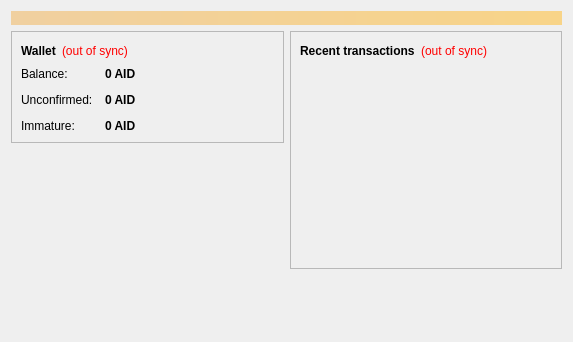
<?xml version="1.0" encoding="UTF-8"?>
<ui version="4.0">
 <class>OverviewPage</class>
 <widget class="QWidget" name="OverviewPage">
  <property name="geometry">
   <rect>
    <x>0</x>
    <y>0</y>
    <width>573</width>
    <height>342</height>
   </rect>
  </property>
  <property name="windowTitle">
   <string>Form</string>
  </property>
  <layout class="QVBoxLayout" name="topLayout">
   <item>
    <widget class="QLabel" name="labelAlerts">
     <property name="visible">
      <bool>false</bool>
     </property>
     <property name="styleSheet">
      <string notr="true">background-color: qlineargradient(x1: 0, y1: 0, x2: 1, y2: 0, stop:0 #F0D0A0, stop:1 #F8D488); color:#000000;</string>
     </property>
     <property name="wordWrap">
      <bool>true</bool>
     </property>
     <property name="margin">
      <number>3</number>
     </property>
    </widget>
   </item>
   <item>
    <layout class="QHBoxLayout" name="horizontalLayout" stretch="1,1">
     <item>
      <layout class="QVBoxLayout" name="verticalLayout_2">
       <item>
        <widget class="QFrame" name="frame">
         <property name="frameShape">
          <enum>QFrame::StyledPanel</enum>
         </property>
         <property name="frameShadow">
          <enum>QFrame::Raised</enum>
         </property>
         <layout class="QVBoxLayout" name="verticalLayout_4">
          <item>
           <layout class="QHBoxLayout" name="horizontalLayout_4">
            <item>
             <widget class="QLabel" name="label_5">
              <property name="font">
               <font>
                <weight>75</weight>
                <bold>true</bold>
               </font>
              </property>
              <property name="text">
               <string>Wallet</string>
              </property>
             </widget>
            </item>
            <item>
             <widget class="QLabel" name="labelWalletStatus">
              <property name="toolTip">
               <string>The displayed information may be out of date. Your wallet automatically synchronizes with the Aidcoins network after a connection is established, but this process has not completed yet.</string>
              </property>
              <property name="styleSheet">
               <string notr="true">QLabel { color: red; }</string>
              </property>
              <property name="text">
               <string notr="true">(out of sync)</string>
              </property>
              <property name="alignment">
               <set>Qt::AlignLeading|Qt::AlignLeft|Qt::AlignVCenter</set>
              </property>
             </widget>
            </item>
            <item>
             <spacer name="horizontalSpacer_2">
              <property name="orientation">
               <enum>Qt::Horizontal</enum>
              </property>
              <property name="sizeHint" stdset="0">
               <size>
                <width>40</width>
                <height>20</height>
               </size>
              </property>
             </spacer>
            </item>
           </layout>
          </item>
          <item>
           <layout class="QFormLayout" name="formLayout_2">
            <property name="fieldGrowthPolicy">
             <enum>QFormLayout::AllNonFixedFieldsGrow</enum>
            </property>
            <property name="horizontalSpacing">
             <number>12</number>
            </property>
            <property name="verticalSpacing">
             <number>12</number>
            </property>
            <item row="0" column="0">
             <widget class="QLabel" name="label">
              <property name="text">
               <string>Balance:</string>
              </property>
             </widget>
            </item>
            <item row="0" column="1">
             <widget class="QLabel" name="labelBalance">
              <property name="font">
               <font>
                <weight>75</weight>
                <bold>true</bold>
               </font>
              </property>
              <property name="cursor">
               <cursorShape>IBeamCursor</cursorShape>
              </property>
              <property name="toolTip">
               <string>Your current balance</string>
              </property>
              <property name="text">
               <string notr="true">0 AID</string>
              </property>
              <property name="textInteractionFlags">
               <set>Qt::LinksAccessibleByMouse|Qt::TextSelectableByKeyboard|Qt::TextSelectableByMouse</set>
              </property>
             </widget>
            </item>
            <item row="1" column="0">
             <widget class="QLabel" name="label_3">
              <property name="text">
               <string>Unconfirmed:</string>
              </property>
             </widget>
            </item>
            <item row="1" column="1">
             <widget class="QLabel" name="labelUnconfirmed">
              <property name="font">
               <font>
                <weight>75</weight>
                <bold>true</bold>
               </font>
              </property>
              <property name="cursor">
               <cursorShape>IBeamCursor</cursorShape>
              </property>
              <property name="toolTip">
               <string>Total of transactions that have yet to be confirmed, and do not yet count toward the current balance</string>
              </property>
              <property name="text">
               <string notr="true">0 AID</string>
              </property>
              <property name="textInteractionFlags">
               <set>Qt::LinksAccessibleByMouse|Qt::TextSelectableByKeyboard|Qt::TextSelectableByMouse</set>
              </property>
             </widget>
            </item>
            <item row="2" column="0">
             <widget class="QLabel" name="labelImmatureText">
              <property name="text">
               <string>Immature:</string>
              </property>
             </widget>
            </item>
            <item row="2" column="1">
             <widget class="QLabel" name="labelImmature">
              <property name="font">
               <font>
                <weight>75</weight>
                <bold>true</bold>
               </font>
              </property>
              <property name="toolTip">
               <string>Mined balance that has not yet matured</string>
              </property>
              <property name="text">
               <string notr="true">0 AID</string>
              </property>
              <property name="textInteractionFlags">
               <set>Qt::LinksAccessibleByMouse|Qt::TextSelectableByKeyboard|Qt::TextSelectableByMouse</set>
              </property>
             </widget>
            </item>
           </layout>
          </item>
         </layout>
        </widget>
       </item>
       <item>
        <spacer name="verticalSpacer">
         <property name="orientation">
          <enum>Qt::Vertical</enum>
         </property>
         <property name="sizeHint" stdset="0">
          <size>
           <width>20</width>
           <height>40</height>
          </size>
         </property>
        </spacer>
       </item>
      </layout>
     </item>
     <item>
      <layout class="QVBoxLayout" name="verticalLayout_3">
       <item>
        <widget class="QFrame" name="frame_2">
         <property name="frameShape">
          <enum>QFrame::StyledPanel</enum>
         </property>
         <property name="frameShadow">
          <enum>QFrame::Raised</enum>
         </property>
         <layout class="QVBoxLayout" name="verticalLayout">
          <item>
           <layout class="QHBoxLayout" name="horizontalLayout_2">
            <item>
             <widget class="QLabel" name="label_4">
              <property name="text">
               <string>&lt;b&gt;Recent transactions&lt;/b&gt;</string>
              </property>
             </widget>
            </item>
            <item>
             <widget class="QLabel" name="labelTransactionsStatus">
              <property name="toolTip">
               <string>The displayed information may be out of date. Your wallet automatically synchronizes with the Aidcoins network after a connection is established, but this process has not completed yet.</string>
              </property>
              <property name="styleSheet">
               <string notr="true">QLabel { color: red; }</string>
              </property>
              <property name="text">
               <string notr="true">(out of sync)</string>
              </property>
              <property name="alignment">
               <set>Qt::AlignRight|Qt::AlignTrailing|Qt::AlignVCenter</set>
              </property>
             </widget>
            </item>
            <item>
             <spacer name="horizontalSpacer">
              <property name="orientation">
               <enum>Qt::Horizontal</enum>
              </property>
              <property name="sizeHint" stdset="0">
               <size>
                <width>40</width>
                <height>20</height>
               </size>
              </property>
             </spacer>
            </item>
           </layout>
          </item>
          <item>
           <widget class="QListView" name="listTransactions">
            <property name="styleSheet">
             <string notr="true">QListView { background: transparent; }</string>
            </property>
            <property name="frameShape">
             <enum>QFrame::NoFrame</enum>
            </property>
            <property name="verticalScrollBarPolicy">
             <enum>Qt::ScrollBarAlwaysOff</enum>
            </property>
            <property name="horizontalScrollBarPolicy">
             <enum>Qt::ScrollBarAlwaysOff</enum>
            </property>
            <property name="selectionMode">
             <enum>QAbstractItemView::NoSelection</enum>
            </property>
           </widget>
          </item>
         </layout>
        </widget>
       </item>
       <item>
        <spacer name="verticalSpacer_2">
         <property name="orientation">
          <enum>Qt::Vertical</enum>
         </property>
         <property name="sizeHint" stdset="0">
          <size>
           <width>20</width>
           <height>40</height>
          </size>
         </property>
        </spacer>
       </item>
      </layout>
     </item>
    </layout>
   </item>
  </layout>
 </widget>
 <resources/>
 <connections/>
</ui>
